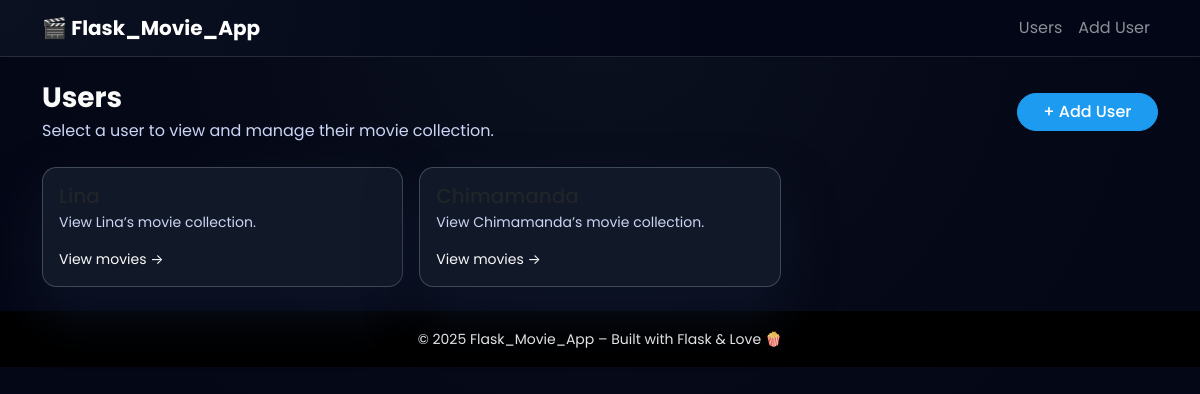
/users, run on an earlier commit of the app's database.
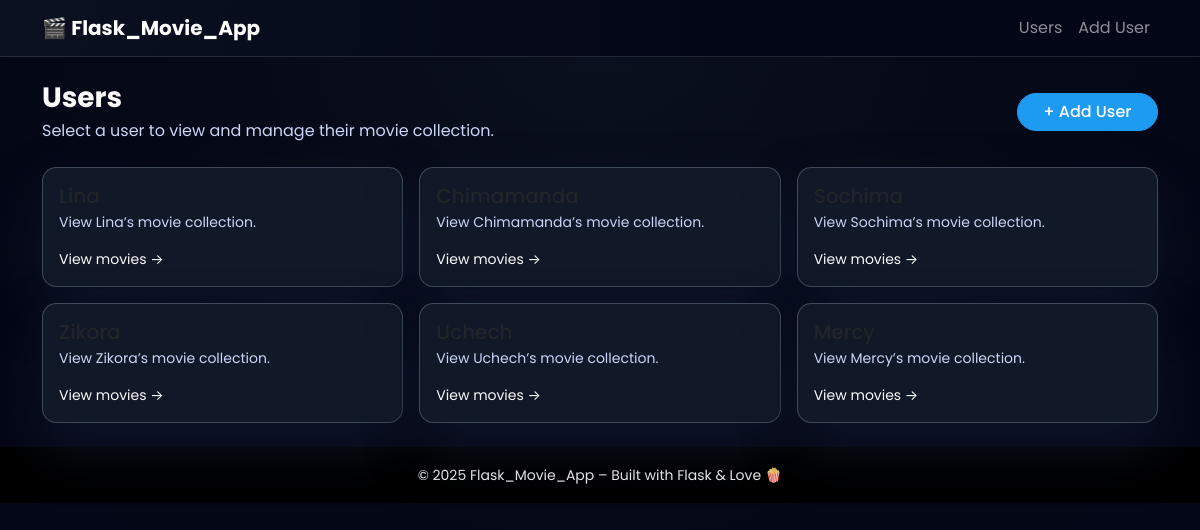
And on a later commit of the database.
### models.py (models this page shows)
class User(db.Model):
	__tablename__ = "users"
	id = db.Column(db.Integer, primary_key=True)
	name = db.Column(db.String(100), nullable=False)
	movies = db.relationship(
		"Movie",
		back_populates="user",
		cascade="all, delete-orphan",
	)

### app.py (the view)
@app.route("/users")
def list_users():
	try:
		users = data_manager.get_all_users()
	except SQLAlchemyError as e:
		app.logger.error(f"DB error while listing users: {e}")
		abort(500)
	return render_template("users.html", users=users)

### datamanager/sqlite_data_manager.py (called while the page is built)
	def get_all_users(self) -> List[User]:
		return self.session.query(User).all()

### templates/users.html (shortened to what this page needs)
{% extends "base.html" %}
{% block content %}
  <div class="d-flex justify-content-between align-items-center mb-4">
    <div>
      <h1 class="h3 fw-bold mb-1">Users</h1>
      <p class="text-secondary mb-0">
        Select a user to view and manage their movie collection.
      </p>
    </div>
    <a href="{{ url_for('add_user') }}" class="btn btn-primary">
      + Add User
    </a>
  </div>
  {% if users %}
    <div class="row g-3">
      {% for user in users %}
        <div class="col-12 col-md-6 col-lg-4">
          <a href="{{ url_for('user_movies', user_id=user['id']) }}" class="text-decoration-none">
            <div class="card user-card h-100">
              <div class="card-body d-flex flex-column">
                <h2 class="h5 mb-1 text-truncate">{{ user['name'] }}</h2>
                <p class="text-secondary mb-3 small">
                  View {{ user['name'] }}’s movie collection.
                </p>
                <span class="mt-auto small">
                  View movies →
                </span>
              </div>
            </div>
          </a>
        </div>
      {% endfor %}
    </div>
  {% endif %}
{% endblock %}

### templates/base.html (shortened to what this page needs)
<!doctype html>
<html lang="en">
<head>
  <link
    href="https://cdn.jsdelivr.net/npm/bootstrap@5.3.3/dist/css/bootstrap.min.css"
    rel="stylesheet"
  >
  <link rel="stylesheet" href="{{ url_for('static', filename='css/style.css') }}">
</head>
<body>
  <nav class="navbar navbar-expand-lg navbar-dark bg-black shadow-sm">
    <div class="container">
      <a class="navbar-brand fw-bold" href="{{ url_for('index') }}">
        🎬 Flask_Movie_App
      </a>
      <div class="collapse navbar-collapse" id="navbarNav">
        <ul class="navbar-nav ms-auto">
          <li class="nav-item">
            <a class="nav-link" href="{{ url_for('list_users') }}">Users</a>
          </li>
          <li class="nav-item">
            <a class="nav-link" href="{{ url_for('add_user') }}">Add User</a>
          </li>
        </ul>
      </div>
    </div>
  </nav>
  <main class="container py-4">
    {% block content %}{% endblock %}
  </main>
  <footer class="bg-black text-center text-secondary py-3 mt-auto">
    <small>&copy; {{ 2025 }} Flask_Movie_App – Built with Flask & Love 🍿</small>
  </footer>
</body>
</html>

### static/css/style.css (style rules this page uses)
:root { --bg-main: #050816; --bg-card: #111827; --accent: #1d9bf0; --accent-soft: rgba(29, 155, 240, 0.4); }
body, body * { color: #fafafa }
body { font-family: "Poppins", system-ui, -apple-system, BlinkMacSystemFont, "Segoe UI", sans-serif; background: radial-gradient(circle at top, #0b1120 0, var(--bg-main) 45%, #020617 100%); color: #f9fafb; min-height: 100vh; }
.text-secondary { color: #cbd5f5 !important; }
h1 { color: #fafafa !important; }
.navbar { background: radial-gradient(circle at top left, #0b1120, #020617 60%) !important; border-bottom: 1px solid rgba(148, 163, 184, 0.2); }
.btn-primary { background: var(--accent); border-color: var(--accent); font-weight: 500; border-radius: 999px; padding-inline: 1.6rem; }
.user-card, .movie-card { background: var(--bg-card); border-radius: 0.9rem; border: 1px solid rgba(148, 163, 184, 0.35); box-shadow: 0 25px 50px rgba(15, 23, 42, 0.8); transition: transform 0.18s ease, box-shadow 0.18s ease, border-color 0.18s ease, background 0.18s ease; }

What changed in the data, as far as the page shows it:
added User: name "Sochima"
added User: name "Zikora"
added User: name "Uchech"
added User: name "Mercy"
